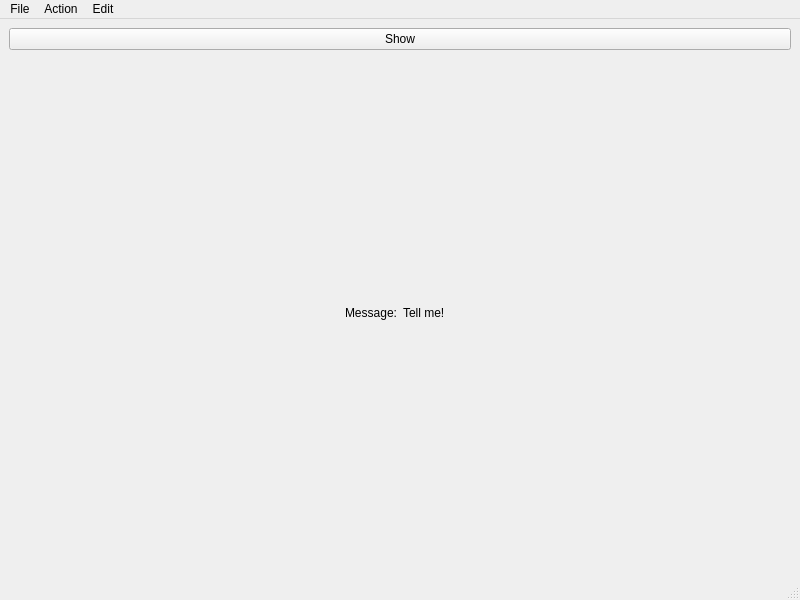
<?xml version="1.0" encoding="UTF-8"?>
<ui version="4.0">
 <class>MainWindow</class>
 <widget class="QMainWindow" name="MainWindow">
  <property name="geometry">
   <rect>
    <x>0</x>
    <y>0</y>
    <width>800</width>
    <height>600</height>
   </rect>
  </property>
  <property name="windowTitle">
   <string>MainWindow</string>
  </property>
  <widget class="QWidget" name="centralwidget">
   <layout class="QVBoxLayout" name="verticalLayout">
    <item>
     <widget class="QPushButton" name="pushButton">
      <property name="text">
       <string>Show</string>
      </property>
     </widget>
    </item>
    <item>
     <layout class="QHBoxLayout" name="horizontalLayout">
      <item>
       <widget class="QLabel" name="label">
        <property name="text">
         <string>Message:</string>
        </property>
        <property name="alignment">
         <set>Qt::AlignRight|Qt::AlignTrailing|Qt::AlignVCenter</set>
        </property>
       </widget>
      </item>
      <item>
       <widget class="QLabel" name="labelMessage">
        <property name="text">
         <string>Tell me!</string>
        </property>
       </widget>
      </item>
     </layout>
    </item>
   </layout>
  </widget>
  <widget class="QMenuBar" name="menubar">
   <property name="geometry">
    <rect>
     <x>0</x>
     <y>0</y>
     <width>800</width>
     <height>21</height>
    </rect>
   </property>
   <widget class="QMenu" name="menuFile">
    <property name="title">
     <string>File</string>
    </property>
    <addaction name="actionExit"/>
   </widget>
   <widget class="QMenu" name="menuAction">
    <property name="title">
     <string>Action</string>
    </property>
    <addaction name="actionWise_Saying"/>
   </widget>
   <widget class="QMenu" name="menuEdit">
    <property name="title">
     <string>Edit</string>
    </property>
    <addaction name="actionPaste"/>
   </widget>
   <addaction name="menuFile"/>
   <addaction name="menuAction"/>
   <addaction name="menuEdit"/>
  </widget>
  <widget class="QStatusBar" name="statusbar"/>
  <action name="actionExit">
   <property name="text">
    <string>Exit</string>
   </property>
  </action>
  <action name="actionWise_Saying">
   <property name="text">
    <string>Wise Saying</string>
   </property>
  </action>
  <action name="actionPaste">
   <property name="text">
    <string>Paste</string>
   </property>
  </action>
 </widget>
 <resources/>
 <connections>
  <connection>
   <sender>actionExit</sender>
   <signal>triggered()</signal>
   <receiver>MainWindow</receiver>
   <slot>close()</slot>
   <hints>
    <hint type="sourcelabel">
     <x>-1</x>
     <y>-1</y>
    </hint>
    <hint type="destinationlabel">
     <x>399</x>
     <y>299</y>
    </hint>
   </hints>
  </connection>
 </connections>
</ui>
